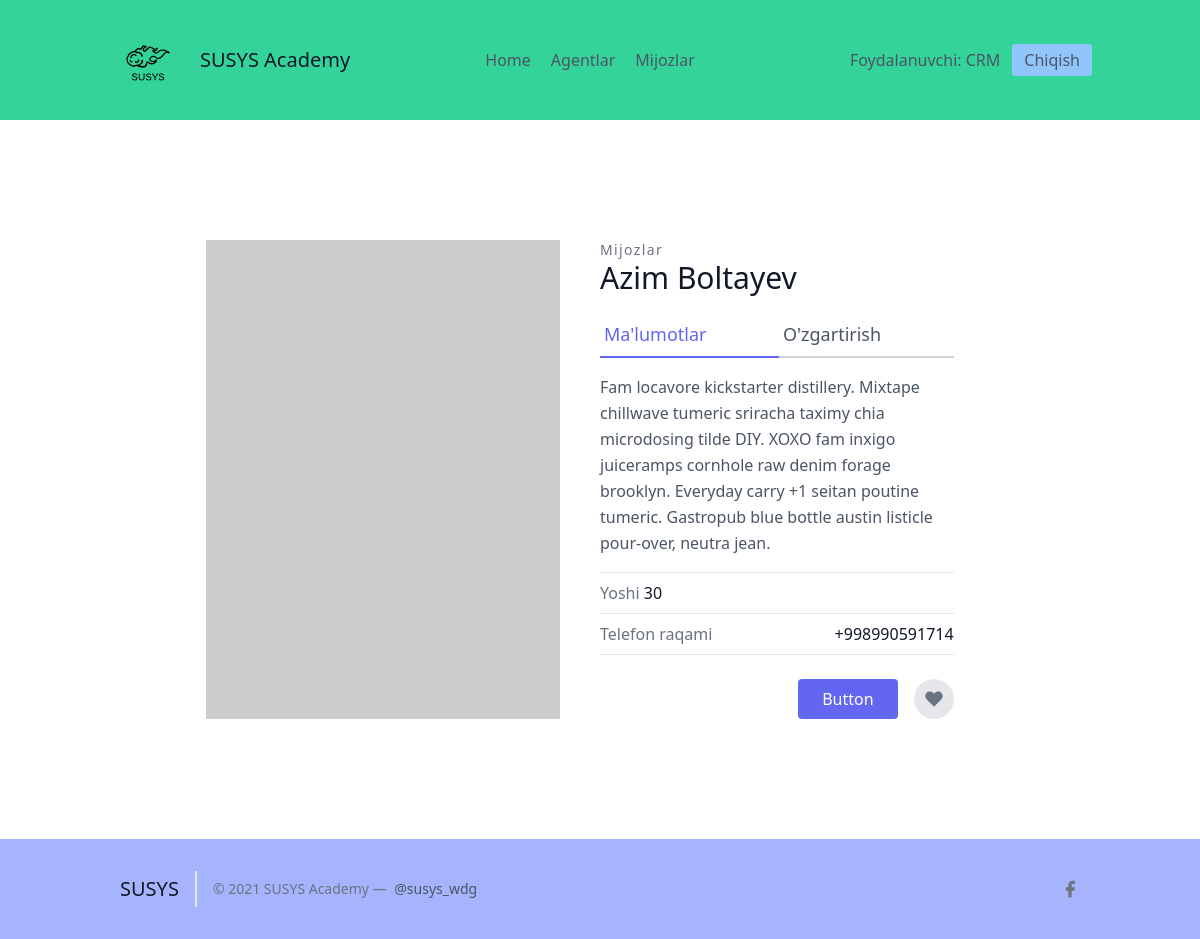
The app's page /leads/3/ (signed in), older data.
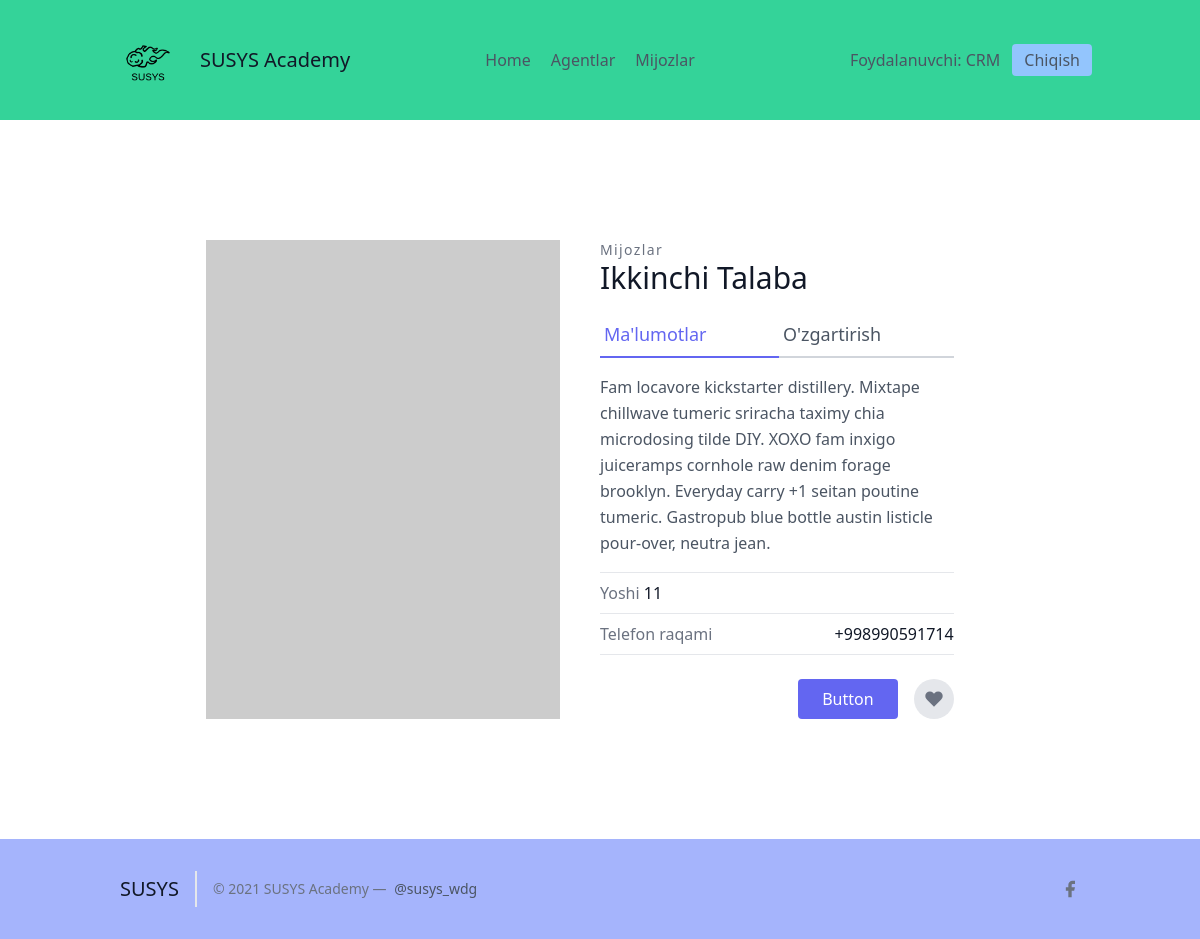
The same page, newer data.
### leads/models.py (models this page shows, shortened)
class User(AbstractUser):
    is_organisor = models.BooleanField(default=True)
    is_agent = models.BooleanField(default=False)

class Lead(models.Model):
    ismi = models.CharField(max_length=20)
    familiyasi = models.CharField(max_length=20)
    yoshi = models.IntegerField(default=0)
    organisation = models.ForeignKey(UserProfile, on_delete=models.CASCADE)
    agent = models.ForeignKey("Agent", null=True, blank=True, on_delete=models.SET_NULL)
    category = models.ForeignKey("Category", null=True, blank=True, on_delete=models.SET_NULL)

### leads/views.py (the view)
# urls.py: path('<int:pk>/', LeadDetailView.as_view(), name='detallar'),
class LeadDetailView(OrganiserAndLoginRequiredMixin, DetailView):
    template_name = "leads/leads_detail.html"
    queryset = Lead.objects.all()
    context_object_name = "lead"

### agents/mixins.py (called while the page is built)
    def dispatch(self, request, *args, **kwargs):
        if not request.user.is_authenticated or not request.user.is_organisor:
            return redirect("login")
        return super().dispatch(request, *args, **kwargs)

### leads/templates/leads/leads_detail.html (shortened to what this page needs)
{% extends 'base.html' %}
{% block content %}
    <section class="text-gray-600 body-font overflow-hidden">
    <div class="container px-5 py-24 mx-auto">
    <div class="lg:w-4/5 mx-auto flex flex-wrap">
        <img alt="ecommerce" class="lg:w-1/2 w-full lg:pr-10 lg:py-6 mb-6 lg:mb-0 object-cover object-center rounded" src="https://dummyimage.com/400x400">
      <div class="lg:w-1/2 w-full lg:pr-10 lg:py-6 mb-6 lg:mb-0">
        <h2 class="text-sm title-font text-gray-500 tracking-widest">Mijozlar</h2>
        <h1 class="text-gray-900 text-3xl title-font font-medium mb-4">{{ lead.ismi }} {{ lead.familiyasi }}</h1>
        <div class="flex mb-4">
            <a href="{% url 'leads:detallar' lead.pk %}" class="flex-grow text-indigo-500 border-b-2 border-indigo-500 py-2 text-lg px-1">
                Ma'lumotlar
            </a>
            <a href="{% url 'leads:update' lead.pk %}" class="flex-grow border-b-2 border-gray-300 py-2 text-lg px-1">
                O'zgartirish
            </a>
        </div>
        <p class="leading-relaxed mb-4">Fam locavore kickstarter distillery. Mixtape chillwave tumeric sriracha taximy chia microdosing tilde DIY. XOXO fam inxigo juiceramps cornhole raw denim forage brooklyn. Everyday carry +1 seitan poutine tumeric. Gastropub blue bottle austin listicle pour-over, neutra jean.</p>
        <div class="flex border-t border-gray-200 py-2">
          <span class="text-gray-500">Yoshi<pan>
          <span class="ml-auto text-gray-900">{{ lead.yoshi }}</span>
        </div>
        <div class="flex border-t border-b mb-6 border-gray-200 py-2">
          <span class="text-gray-500">Telefon raqami</span>
          <span class="ml-auto text-gray-900">+998990591714</span>
        </div>
        <div class="flex">
          <button class="flex ml-auto text-white bg-indigo-500 border-0 py-2 px-6 focus:outline-none hover:bg-indigo-600 rounded">Button</button>
          <button class="rounded-full w-10 h-10 bg-gray-200 p-0 border-0 inline-flex items-center justify-center text-gray-500 ml-4">
            <svg fill="currentColor" stroke-linecap="round" stroke-linejoin="round" stroke-width="2" class="w-5 h-5" viewBox="0 0 24 24">
              <path d="M20.84 4.61a5.5 5.5 0 00-7.78 0L12 5.67l-1.06-1.06a5.5 5.5 0 00-7.78 7.78l1.06 1.06L12 21.23l7.78-7.78 1.06-1.06a5.5 5.5 0 000-7.78z"></path>
            </svg>
          </button>
        </div>
      </div>
    </div>
    </div>
    </section>
{% endblock %}

### frontend/base.html (shortened to what this page needs)
<!DOCTYPE html>
<html lang="en">
<head>
    <link href="https://unpkg.com/tailwindcss@^2/dist/tailwind.min.css" rel="stylesheet">
</head>
<body>
    {% include 'details/navbar.html' %}
    <div class="max-w-5xl mx-auto">
        {% block content %}
        {% endblock %}
    </div>
    {% include 'details/footer.html' %}
</body>
</html>

### frontend/details/navbar.html
{% load static %}
<header class="text-gray-600 body-font bg-green-400">
  <div class="container mx-auto flex flex-wrap p-5 flex-col md:flex-row items-center">
    <a class="flex title-font font-medium items-center text-gray-900 mb-4 md:mb-0">
      <img src="{% static 'img/logo-dark.png' %}" style="width: 80px;" alt="Logo">
      <span class="ml-3 text-xl">SUSYS Academy</span>
    </a>
    <nav class="md:ml-auto md:mr-auto flex flex-wrap items-center text-base justify-center">
      <a href="/" class="mr-5 hover:text-gray-900">Home</a>
    {% if not request.user.is_authenticated %}
      </nav>
        <button class="inline-flex items-center bg-blue-300 border-0 py-1 px-3 focus:outline-none hover:bg-blue-200 rounded text-base mt-4 md:mt-0" style="margin-right: 20px">
          <a  href="{% url 'signup' %}">Ro'yxatdan o'tish
          </a>
        </button>
    {% else %}
      {% if request.user.is_organisor %}
        <a href="/agents/" class="mr-5 hover:text-gray-900">Agentlar</a>
      {% endif %}
        <a href="/leads/" class="mr-5 hover:text-gray-900">Mijozlar</a>
      </nav>
    {% endif %}
    {% if request.user.is_authenticated %}
      Foydalanuvchi: {{ request.user.username }}
      <button class="ml-3 inline-flex items-center bg-blue-300 border-0 py-1 px-3 focus:outline-none hover:bg-blue-200 rounded text-base mt-4 md:mt-0">
        <a  href="{% url 'logout' %}">Chiqish
        </a>
      </button>
    {% else %}
    <button class="inline-flex items-center bg-blue-300 border-0 py-1 px-3 focus:outline-none hover:bg-blue-200 rounded text-base mt-4 md:mt-0">
      <a href="{% url 'login' %}">Kirish
    </a>
    </button>
    {% endif %}
  </div>
</header>

### frontend/details/footer.html (shortened to what this page needs)
{% load static %}
    <footer class="text-gray-600 body-font bg-indigo-300">
    <div class="container px-5 py-8 mx-auto flex items-center sm:flex-row flex-col">
      <a class="flex title-font font-medium items-center md:justify-start justify-center text-gray-900">
        <span class="ml-3 text-xl">SUSYS</span>
      </a>
      <p class="text-sm text-gray-500 sm:ml-4 sm:pl-4 sm:border-l-2 sm:border-gray-200 sm:py-2 sm:mt-0 mt-4">© 2021 SUSYS Academy —
        <a href="https://twitter.com/knyttneve" class="text-gray-600 ml-1" rel="noopener noreferrer" target="_blank">@susys_wdg</a>
      </p>
      <span class="inline-flex sm:ml-auto sm:mt-0 mt-4 justify-center sm:justify-start">
        <a class="text-gray-500">
          <svg fill="currentColor" stroke-linecap="round" stroke-linejoin="round" stroke-width="2" class="w-5 h-5" viewBox="0 0 24 24">
            <path d="M18 2h-3a5 5 0 00-5 5v3H7v4h3v8h4v-8h3l1-4h-4V7a1 1 0 011-1h3z"></path>
          </svg>
        </a>

Row changes from the older to the newer data that the page shows:
changed Lead: ismi "Azim" → "Ikkinchi"; familiyasi "Boltayev" → "Talaba"; yoshi "30" → "11"
